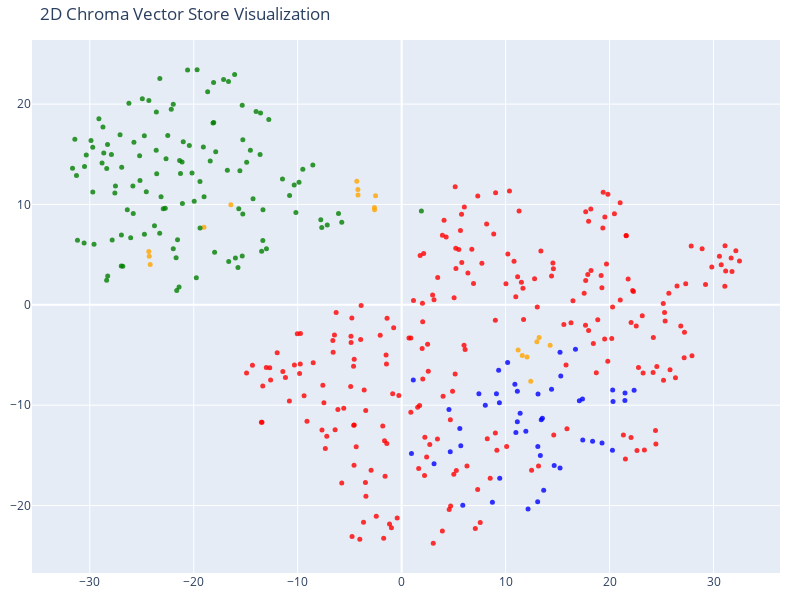

Here is the notebook cell this chart was saved with:
### Code cell
# We humans find it easier to visalize things in 2D!
# Reduce the dimensionality of the vectors to 2D using t-SNE
# (t-distributed stochastic neighbor embedding)

tsne = TSNE(n_components=2, random_state=42)
reduced_vectors = tsne.fit_transform(vectors)

# Create the 2D scatter plot
fig = go.Figure(data=[go.Scatter(
    x=reduced_vectors[:, 0],
    y=reduced_vectors[:, 1],
    mode='markers',
    marker=dict(size=5, color=colors, opacity=0.8),
    text=[f"Type: {t}<br>Text: {d[:100]}..." for t, d in zip(doc_types, documents)],
    hoverinfo='text'
)])

fig.update_layout(title='2D Chroma Vector Store Visualization',
    scene=dict(xaxis_title='x',yaxis_title='y'),
    width=800,
    height=600,
    margin=dict(r=20, b=10, l=10, t=40)
)

fig.show()

### Figure 1 — Plotly figure (JSON) as saved in the notebook; plotly's stock layout.template omitted (floating-point values rounded to 4 significant figures; data arrays with more than 128 entries replaced by an {"elided": "..."} marker saying what was removed)
{"data": [{"hoverinfo": "text", "marker": {"color": {"elided": "413 str values"}, "opacity": 0.8, "size": 5}, "mode": "markers", "text": {"elided": "413 str values"}, "type": "scatter", "x": {"elided": "413 float values"}, "y": {"elided": "413 float values"}}], "layout": {"height": 600, "margin": {"b": 10, "l": 10, "r": 20, "t": 40}, "scene": {"xaxis": {"title": {"text": "x"}}, "yaxis": {"title": {"text": "y"}}}, "title": {"text": "2D Chroma Vector Store Visualization"}, "width": 800}}
